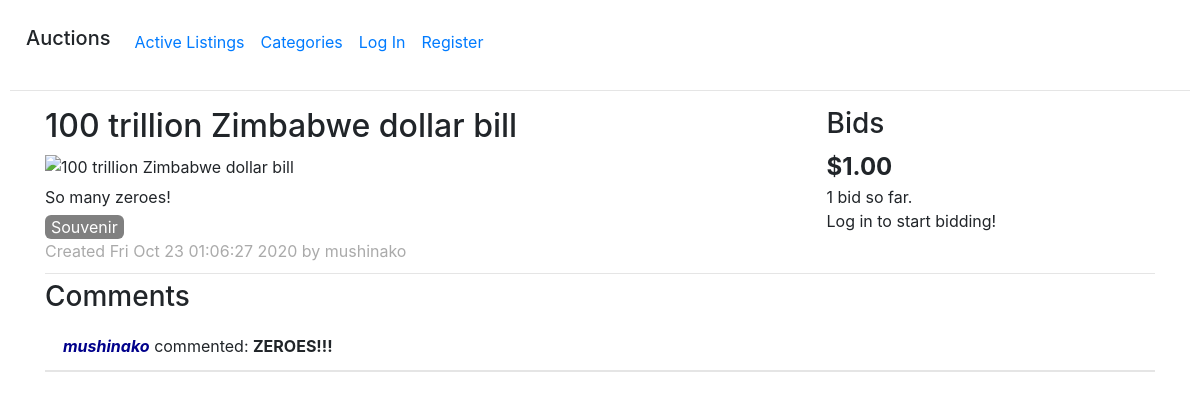
/listing/1, run on the app's committed database.
### auctions/models.py (models this page shows, shortened)
class Listing(models.Model):
    active = models.BooleanField(default=True)
    title = models.CharField(max_length=64)
    description = models.CharField(max_length=1024, blank=True)
    starting_bid = models.PositiveIntegerField()
    image_url = models.URLField(blank=True)
    categories = models.ManyToManyField(
        Category, related_name="listings", blank=True)
    created_by = models.ForeignKey(User, on_delete=models.CASCADE)
    creation_time = models.DateTimeField(auto_now_add=True, blank=True)
    watched_by = models.ManyToManyField(
        User, related_name="watchlist", blank=True, through="Watch")
    def get_time_str(self) -> str:
        time: datetime = self.creation_time
        return time.strftime("%c")

class Category(models.Model):
    name = models.CharField(max_length=64)
    def __str__(self) -> str:
        return f"{self.name}"

class User(AbstractUser):
    def __str__(self) -> str:
        return f"{self.username}"

class Comment(models.Model):
    user = models.ForeignKey(
        User, on_delete=models.CASCADE, related_name="comments")
    listing = models.ForeignKey(
        Listing, on_delete=models.CASCADE, related_name="comments")
    title = models.CharField(max_length=64)
    content = models.CharField(max_length=1024, blank=True)
    creation_time = models.DateTimeField(auto_now_add=True, blank=True)

### auctions/views/render.py (the view)
# urls.py: path("listing/<int:id_>", views.listing, name="listing"),
def listing(request: HttpRequest, id_: int, bid_err: Optional[str] = None) -> HttpResponse:
    try:
        lt = Listing.objects.get(id=id_)
    except Listing.DoesNotExist as err:
        return _404(request, err)
    is_owner = lt.created_by == request.user
    lb = gen_listing_bid(request, lt)
    watches: User.objects = lt.watched_by
    watching = watches.filter(id=request.user.id).exists()
    lf = gen_listing_forms(lt, lb, watching)
    lc = gen_listing_comments(request, lt)
    return render(request, "auctions/listing.html", {
        "lt": lt,
        "lb": lb,
        "lf": lf,
        "lc": lc,
        "bid_err": bid_err,
        "is_owner": is_owner,
        "watching": watching,
    })

### auctions/context_processors.py (called while the page is built)
def wishlist_length(request: HttpRequest) -> Dict[str, str]:
    user = request.user
    if user.is_authenticated:
        lt_manager: Listing.objects = user.watchlist
        len_wishlist = lt_manager.all().count()
        len_wishlist_active = lt_manager.filter(active=True).count()
    else:
        len_wishlist = len_wishlist_active = 0
    return {
        "wishlist_len": f"{len_wishlist_active}/{len_wishlist}"
    }

### auctions/views/util.py (called while the page is built)
def gen_listing_bid(request: HttpRequest, lt: Listing) -> ListingBid:
    bids_manager: Bid.objects = lt.bids
    bids = bids_manager.all()
    num_bids = bids.count()
    no_bids = num_bids == 0
    if no_bids:
        is_max_bid = False
        max_bid_amount_int = lt.starting_bid
    else:
        max_bid = bids.order_by("-amount").first()
        is_max_bid = max_bid.user == request.user
        max_bid_amount_int: int = max_bid.amount
    max_bid_amount = max_bid_amount_int/100
    min_starting_bid = (max_bid_amount_int+1)/100
    lb = ListingBid(no_bids, num_bids, is_max_bid,
                    max_bid_amount, min_starting_bid, CURRENCY_SYMBOL)
    return lb

def gen_listing_forms(lt: Listing, lb: ListingBid, watching: bool) -> ListingForms:
    close_form = CloseForm(initial={"_id": lt.id})
    watch_form = WatchForm(initial={
        "_id": lt.id,
        "_action": WatchForm.REMOVE if watching else WatchForm.ADD,
    })
    bid_form = BidForm(initial={
        "_id": lt.id,
        "bid": ceil(lb.min_starting_bid*1.1)
    }, bid_min_value=lb.min_starting_bid)
    lf = ListingForms(close_form, watch_form, bid_form)
    return lf

def gen_listing_comments(request: HttpRequest, lt: Listing) -> ListingComments:
    comments_manager: Comment.objects = lt.comments
    user = request.user
    if user.is_authenticated:
        try:
            user_comment = comments_manager.get(user=user)
        except Comment.DoesNotExist:
            user_comment = None
        other_comments = comments_manager.exclude(user=user)
    else:
        user_comment = None
        other_comments = comments_manager.all()
    num_of_comments = bool(user_comment) + len(other_comments)
    lc = ListingComments(user_comment, other_comments, num_of_comments)
    return lc

### auctions/templates/auctions/listing.html (shortened to what this page needs)
{% extends "auctions/layout.html" %}
{% load static %}
{% block head %}
    <link href="{% static 'auctions/css/listing.css' %}" rel="stylesheet">
{% endblock head %}
{% block body %}
    {% if lt %}
        <div class="cust-row">
            <div class="lt-left">
                <h2>{{ lt.title }}</h2>
                {% include "auctions/snippets/lt/image.html" %}
                {% include "auctions/snippets/lt/description.html" %}
                {% include "auctions/snippets/lt/categories.html" %}
                {% include "auctions/snippets/lt/creation.html" %}
            </div>
            <div class="lt-right">
                <h3>Bids</h3>
                {% include "auctions/snippets/lt/price.html" with currency=lb.currency max_bid=lb.max_bid %}
                {% if lt.active %}
                    {% include "auctions/snippets/lt/bid/current.html" %}
                    {% if is_owner %}
                        {% include "auctions/snippets/lt/bid/close.html" %}
                    {% elif user.is_authenticated %}
                        {% include "auctions/snippets/lt/bid/bid.html" %}
                    {% else %}
                        <div class="auth-required">Log in to start bidding!</div>
                    {% endif %}
                {% else %}
                    {% include "auctions/snippets/lt/bid/sold.html" %}
                {% endif %}
            </div>
        </div>
        <div>
            <h3>Comments</h3>
            {% include "auctions/snippets/lt/comment-block/entries.html" %}
        </div>
    {% else %}
        <h2>Requested listing does not exist!</h2>
    {% endif %}
{% endblock body %}

### auctions/templates/auctions/snippets/lt/description.html
{% if lt.description %}
    <div class="lt-description">{{ lt.description }}</div>
{% endif %}

### auctions/templates/auctions/snippets/lt/categories.html
<div class="lt-categories">
    {% if lt.active %}
        {% for cat in lt.categories.all|dictsort:'name' %}
            <span class="content">
                <a href="{% url 'category' cat %}">{{ cat }}</a>
            </span>
        {% endfor %}
    {% else %}
        <span class="content inactive">Inactive</span>
    {% endif %}
</div>

### auctions/templates/auctions/snippets/lt/creation.html
<div class="lt-creation">
    <span class="prefix">Created </span>
    <span class="content">{{ lt.get_time_str }}</span>
    <span class="prefix"> by </span>
    <span class="content">{{ lt.created_by }}</span>
</div>

### auctions/templates/auctions/snippets/lt/comment-block/entries.html (shortened to what this page needs)
<div class="lt-comment-container">
    <div>
        {% if lc.num_of_comments %}
            {% for com in lc.other_comments %}
                <div class="lt-comment">
                    <div class="summary">
                        <span class="user">{{ com.user }}</span>
                        <span> commented: </span>
                        <span class="title">{{ com.title }}</span>
                    </div>
                </div>
            {% endfor %}
        {% else %}
            <div class="lt-comment-empty">No comments yet</div>
        {% endif %}
    </div>
</div>

### auctions/static/auctions/css/styles.css (style rules this page uses)
body { padding: 10px; }
.cust-row { padding: 0 0 10px 0; border-bottom: 1px solid rgba(0,0,0,.1); margin-bottom: 6px; }
.wishlist-len, .lt-categories .content { color: white; display: inline-block; padding: 0 6px; border-radius: 6px; background-color: grey; }
.lt-categories .content a { color: white; text-decoration: none; }
.lt-description { padding: 6px 0; }

### auctions/static/auctions/css/listing.css (style rules this page uses)
.lt-left { display: inline-block; vertical-align: top; width: 70%; }
.lt-right { display: inline-block; vertical-align: top; width: 29%; }
.lt-creation { color: #aaa; }
.lt-comment { padding: 12px 18px; border-bottom: 2px solid rgba(0, 0, 0, 0.1); }
.lt-comment .user { color: darkblue; font-style: italic; font-weight: bold; }
.lt-comment .title { font-weight: bold; }

### data on the page
Listing: title "100 trillion Zimbabwe dollar bill", description "So many zeroes!", get_time_str "Fri Oct 23 01:06:27 2020", created_by "mushinako"
Category: name "Souvenir"
Comment: user "mushinako", title "ZEROES!!!"

### other printed values
{{ currency }} "$"
{{ max_bid|floatformat:2 }} "1.00"
{{ lb.num_bids }} "1"
